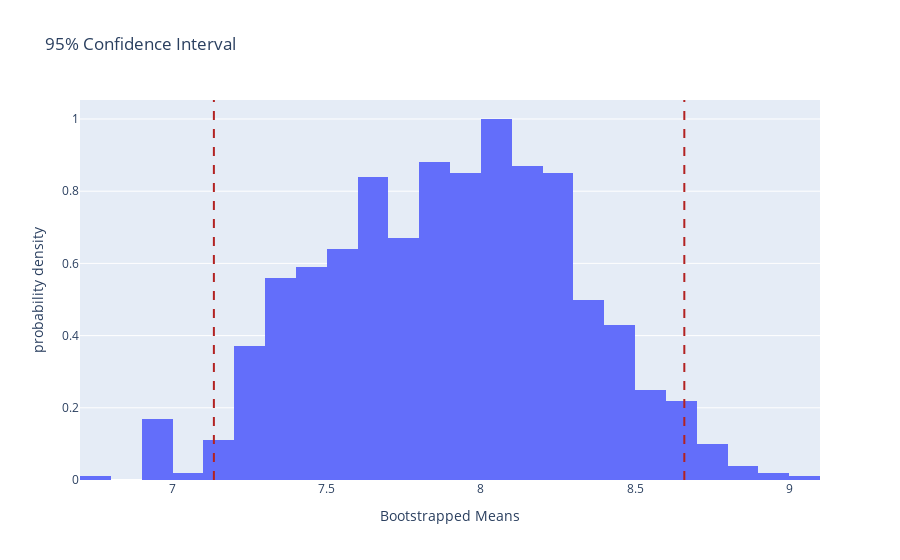

The notebook cell this image was saved under:
### Code cell
n = 5 # CHANGE THIS VALUE

sample = normal_population.rvs(size=n)
bootstrapped_means = []
for i in range(1000):
    bootstrap_sample = np.random.choice(sample, n)
    bootstrapped_means += [bootstrap_sample.mean()]
bootstrapped_means

# plotting process hidden in helper function to make code more concise
bootstrap_magic(bootstrapped_means)

### Figure 1 — Plotly figure (JSON) as saved in the notebook; plotly's stock layout.template omitted (floating-point values rounded to 4 significant figures; data arrays with more than 128 entries replaced by an {"elided": "..."} marker saying what was removed)
{"data": [{"alignmentgroup": "True", "bingroup": "x", "histnorm": "probability density", "hovertemplate": "Bootstrapped Means=%{x}<br>probability density=%{y}<extra></extra>", "legendgroup": "", "marker": {"color": "#636efa", "pattern": {"shape": ""}}, "name": "", "offsetgroup": "", "orientation": "v", "showlegend": false, "type": "histogram", "x": {"elided": "1000 float values"}, "xaxis": "x", "yaxis": "y"}], "layout": {"barmode": "relative", "legend": {"tracegroupgap": 0}, "shapes": [{"line": {"color": "firebrick", "dash": "dash"}, "type": "line", "x0": 7.134, "x1": 7.134, "xref": "x", "y0": 0, "y1": 1, "yref": "y domain"}, {"line": {"color": "firebrick", "dash": "dash"}, "type": "line", "x0": 8.66, "x1": 8.66, "xref": "x", "y0": 0, "y1": 1, "yref": "y domain"}], "title": {"text": "95% Confidence Interval"}, "xaxis": {"anchor": "y", "domain": [0, 1], "title": {"text": "Bootstrapped Means"}}, "yaxis": {"anchor": "x", "domain": [0, 1], "title": {"text": "probability density"}}}}
